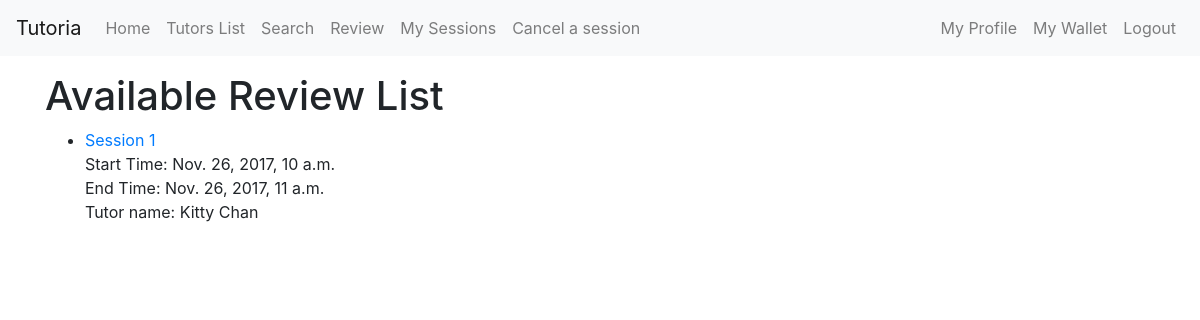
The page /students/review/ (signed in) on the database as committed earlier.
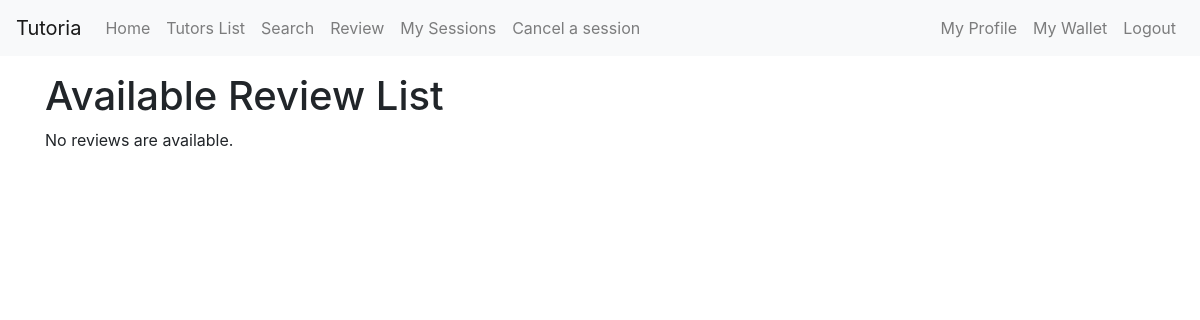
The same page on the database as committed later.
### tutorial/models.py (models this page shows, shortened)
class Session(models.Model):
    start_time = models.DateTimeField()
    end_time = models.DateTimeField()
    isLocked = models.BooleanField(default=False)
    student = models.ForeignKey(Student, on_delete=models.CASCADE)
    tutor = models.ForeignKey(Tutor, on_delete=models.CASCADE)
    reviewed = models.BooleanField(default=False)

### tutors/models.py (models this page shows, shortened)
class Tutor(models.Model):
    tutor = models.OneToOneField(User, on_delete=models.CASCADE) #extends User class
    privateTutor = models.BooleanField(default=False)
    timePerSlot = models.PositiveIntegerField(default=60)
    university = models.CharField(max_length=50, blank=True)
    phoneNumber = models.CharField(max_length=8, blank=True)
    avatar = models.ImageField(upload_to=user_directory_path)
    introduction = models.TextField(max_length=100, blank=True)
    hourlyRate = models.PositiveIntegerField(default=0)
    rating = models.PositiveIntegerField(default=0)
    rate_time = models.PositiveIntegerField(default=0)
    show_tutor = models.BooleanField(default=True, blank=True)
    courseTaught = models.ManyToManyField(Course, blank=True)
    tags = models.ManyToManyField(Tag, blank=True)

### students/views.py (the view)
class ReviewList(generic.ListView):
    model = Session
    template_name = 'review_list.html'
    context_object_name = 'review_list'
    def get_queryset(self):
        student = self.request.user
        username = student.username
        session = Session.objects.filter(student__student__username=username)
        need_review = session.filter(isLocked=True).filter(reviewed=False)
        return need_review

### Tutoria/context_processors.py (called while the page is built)
def base_template_name_context_processor(request):
    base_template_name = 'base.html'
    if request.user.is_authenticated():
        if request.user.is_superuser:
            base_template_name = 'base_tutor.html'
        if Tutor.objects.filter(tutor=request.user):
            base_template_name = 'base_tutor.html'
    return {
        'base_template_name': base_template_name,
    }

### students/templates/review_list.html (shortened to what this page needs)
{% extends base_template_name %}
{% block content %}
<h1>Available Review List</h1>
{% if review_list %}
  <ul>
    {% for session in review_list %}
    <li>
      <a href="{{ session.id }}">Session {{ forloop.counter }}</a><br />
      Start Time: {{session.start_time}}<br/>
      End Time: {{session.end_time}}<br/>
      Tutor name: {{session.tutor.tutor.get_full_name}}<br/>
    </li>
    {% endfor %}
  </ul>
{% else %}
    <p>No reviews are available.</p>
{% endif %}
{% endblock %}

Rows that differ between the two databases and show on the page:
removed Session: start_time "Nov. 26, 2017, 10 a.m.", end_time "Nov. 26, 2017, 11 a.m.", tutor.tutor.get_full_name "Kitty Chan"
Other text that changed with them:
text now shown: "No reviews are available."
